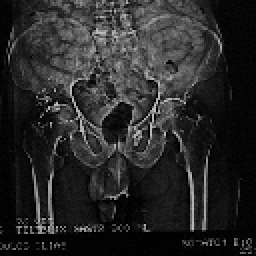
%> input picture Image Analysis and Artificial Vision/image processing assignments (x-ray)/askisi4_ImProc/Begetis_Nikolaos_piv0111_ImProc_Ask_4/images/Pelvis.bmp, 128 x 128 px (shown 2 times larger)
$ octave --eval "Program_4_b_gr_nbegetis;"   (GNU Octave 9; MATLAB toolbox functions it lacks are replaced by stand-ins)
%> lines starting %> are read from the running program, lines starting %| are printed output that depends on the picture
%%%%%%%%%%%%%%%%%%%%%%%%%%%%%%%%%%%%%%%%%%%%%%%%%%%%%%%%%%%%%%%%%%%%%%%%%%%
%% Author: Begetis Nikolaos - Postgraduate Student - Bioinformatics, ITMB
%% Supervisor: Cavouras Dionisis - Professor - ITMB
%% Course: Image Processing and Analysis
%% Function: This function uses a main program which calls all the
%% functions implementing the convolve, the median filter (p.11, class
%% notes) and the sharp filter (p.15, class notes) functions. More
%% specifically, we included these functions in the same program with the
%% low pass of smoothing smoothing mask, and what is more, in this version
%% of the program we involved also three more smoothing masks, four
%% laplacian masks and four high emphasis masks. When running the program
%% user is asked to select a filter and one of each kind of masks to apply
%% for the image processing.
%% Filename: Program_4_b_gr.m
%%%%%%%%%%%%%%%%%%%%%%%%%%%%%%%%%%%%%%%%%%%%%%%%%%%%%%%%%%%%%%%%%%%%%%%%%%%

% Program_4_gr_nbegetis: Read image and process with convolution, median
% filter or sharp filter (Graphics version). In this version of program we
% use all the masks we were taught in class.
function [] = Program_4_b_gr_nbegetis()
    clc; echo off; close all;
    %Put your images folder into the same folder as your .m program
    A=imread('./images/Pelvis.bmp');    % Pelvis.bmp HEAD6.BMP
%> A is the input picture: size 128x128 uint8; min 1, max 186, mean 40

    A = double(A);
%> A: size 128x128 double
    x = size(A, 1);
%> x = 128
    y = size(A, 2);
%> y = 128
    sprintf('x= %f  y= %f',x,y);

    Normalize_Matrix(A, 255);
%> in Normalize_Matrix, `max_A=max(max(A));`: max_A = 186
%> in Normalize_Matrix, `min_A=min(min(A));`: min_A = 1

%% Definitions of all the masks applied

% Low pass or smoothing masks in a 2D case, counted in the same order as in
% class notes (pp. 06-07).
    sm1 = [ 1, 1, 1;
            1, 1, 1;
            1, 1, 1];       % Low pass or smoothing Mask 1
    sm2 = [ 1, 1, 1;
            1, 2, 1;
            1, 1, 1];       % Low pass or smoothing Mask 2
    sm3 = [ 1, 2, 1;
            2, 4, 2;
            1, 2, 1];       % Low pass or smoothing Mask 3
    sm4 = [ 0, 1, 0;
            1, 1, 1;
            0, 1, 0];       % Low pass or smoothing Mask 4


% Laplacian filter masks in a 2D case, counted in the same order as in
% class notes (pp. 17-18).
    lm1 = [ 0, 1, 0;
            1,-4, 1;
            0, 1, 0];       % Laplacian Mask 1
    lm2 = [ 1, 1, 1;
            1, -8, 1;
            1, 1, 1];       % Laplacian Mask 2
    lm3 = [ 1, 2, 1;
            2,-12, 2;
            1, 2, 1];       % Laplacian Mask 3
    lm4 = [ -1, 2, -1;
            2, -4, 2;
            -1, 2, -1];     % Laplacian Mask 4


% High Emphasis filter masks in a 2D case, counted in the same order as in
% class notes (pp. 20-21).
    hem1 = [0, -1, 0;
            -1, 5, -1;
            0, -1, 0];      % HEM1 (High Emphasis Mask 1)
    hem2 = [-1, -1, -1;
            -1, 9, -1;
            -1, -1, -1];    % HEM1 (High Emphasis Mask 2)
    hem3 = [-1, -2, -1;
            -2, 13, -2;
            -1, -2, -1];    % HEM1 (High Emphasis Mask 3)
    hem4 = [1, -2, 1;
            -2, 5, -2;
            1, -2, 1];      % HEM1 (High Emphasis Mask 4)

    B=A;
    C=A;
    D=A;

    E=A;
    F=A;
    G=A;
    H=A;

    value=0;
    while value < 1 || value > 3
        value = input('Select the method to use for the image processing\n1. Convolution\n2. Median Filter\n3. Sharp Filter\nType selection (1-3):  ');
    end;
%> this loop made 1 pass; the answer given on pass 1: 1

    sm=0;lm=0;hem=0;
    switch value
        case 1
            [sm,lm,hem] = mask_selection(sm1,sm2,sm3,sm4,lm1,lm2,lm3,lm4,hem1,hem2,hem3,hem4);
%> the loop in mask_selection, `while (sm_choice < 1 || sm_choice > 4)` made 1 pass; the answer given on pass 1: 1
%> the loop in mask_selection, `while (lm_choice < 1 || lm_choice > 4)` made 1 pass; the answer given on pass 1: 1
%> the loop in mask_selection, `while (hem_choice < 1 || hem_choice > 4)` made 1 pass; the answer given on pass 1: 1
            tic
            B=convolve (A,sm);
            C=convolve (A,lm);
            D=convolve (A,hem);
        case 2
            tic
            B=median_filter(A);
        case 3
            [sm,lm,hem] = mask_selection(sm1,sm2,sm3,sm4,lm1,lm2,lm3,lm4,hem1,hem2,hem3,hem4);
            tic
            threshold = input('Select the threshold you want to use: \nType threshold (e.g. 0.1 - 50):  ');
            B=sharp(A,sm,threshold);
            C=sharp(A,lm,threshold);
            D=sharp(A,hem,threshold);
    end

    E=ampl_fft2(A);
    F=ampl_fft2(B);
    G=ampl_fft2(C);
    H=ampl_fft2(D);

    image_depth=255;
    B=Normalize_Matrix(B, image_depth);
    C=Normalize_Matrix(C, image_depth);
    D=Normalize_Matrix(D, image_depth);
    E=Normalize_Matrix(E, image_depth);
    F=Normalize_Matrix(F, image_depth);
    G=Normalize_Matrix(G, image_depth);
    H=Normalize_Matrix(H, image_depth);

    %==============PLOT IMAGES======================
    colormap('gray');
    subplot(2,2,1); imagesc(A); xlabel('Original Image');
    axis equal; axis([1 size(A,2) 1 size(A,1)]);

    subplot(2,2,2); imagesc(B); xlabel('Processed Image - Smoothing Mask');
    axis equal; axis([1 size(B,2) 1 size(B,1)]);

    subplot(2,2,3); imagesc(C); xlabel('Processed Image - Laplacian Mask');
    axis equal; axis([1 size(C,2) 1 size(C,1)]);

    subplot(2,2,4); imagesc(D); xlabel('Processed Image - High Emphasis Mask');
    axis equal; axis([1 size(D,2) 1 size(D,1)]);


    figure;

    colormap('gray');
    subplot(2,2,1); imagesc(E); xlabel('Original Image Spectrum');
    axis equal; axis([1 size(E,2) 1 size(E,1)]);

    subplot(2,2,2); imagesc(F); xlabel('Processed Image Spectrum - Smoothing Mask');
    axis equal; axis([1 size(F,2) 1 size(F,1)]);

    subplot(2,2,3); imagesc(G); xlabel('Original Image Spectrum - Laplacian Mask');
    axis equal; axis([1 size(G,2) 1 size(G,1)]);

    subplot(2,2,4); imagesc(H); xlabel('Processed Image Spectrum - High Emphasis Mask');
    axis equal; axis([1 size(H,2) 1 size(H,1)]);

    toc
end


function [B]=convolve (A, sm)
%> called with sm = [1 1 1; 1 1 1; 1 1 1]
% ---------------------------------------------
% convolution

    x = size(A,1);
%> x = 128
    y = size(A,2);
%> y = 128
    B = A;  % important for frame

    % Initialize
    mask=sm;
    mask=double(mask);
    sum_mask=sum(sum(mask));
    if sum_mask <=0
        sum_mask=1;
    end;

    %filter image
    for i=2:x-1
        for j=2:y-1
            value=0;
            icount=0;
            for ii=i-1:i+1
                icount=icount+1;
                jcount=0;
                for jj=j-1:j+1
                    jcount=jcount+1;
                    value=value+A(ii,jj)*mask(icount,jcount);
                end;
            end;
            if (value < 0)
                value=0;
            end;
            B(i,j)=value/sum_mask;
        end;
    end;
%> call 2 of convolve, with sm = [0 1 0; 1 -4 1; 0 1 0]
%> after the loop in convolve (call 2), `for i=2:x-1`:
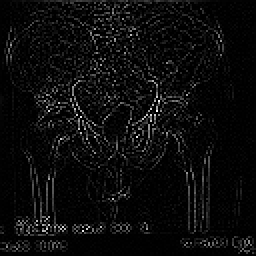
%> B: size 128x128 double (shown 2 times larger); min 0, max 472, mean 22.8; drawn with min black and max white
%> call 3 of convolve, with sm = [0 -1 0; -1 5 -1; 0 -1 0]
%> after the loop in convolve (call 3), `for i=2:x-1`:
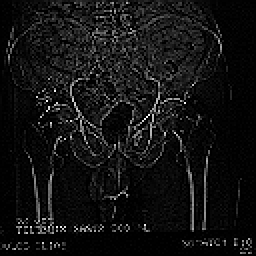
%> B: size 128x128 double (shown 2 times larger); min 0, max 727, mean 53.5; drawn with min black and max white
end


% [75 lines left out: functions median_filter, sharp, not called in this run]


function [C]=ampl_fft2(A)
    x=size(A,1);
    y=size(A,2);

    %/*--------   2D - FFT  ---------*/
    for i=1:x
        for j=1:y
            if (rem((i+j),2) == 1)
                A(i,j)=-A(i,j);
            else
                A(i,j)= A(i,j);
            end;
        end;
    end;
    C=fft2(A);
    C=round(10.0 * log(abs(C)+1));
end


function [C]=Normalize_Matrix(A,tones)
    max_A=max(max(A));
    min_A=min(min(A));
    min_A=0;
    C=(A-min_A)*(tones)/(max_A-min_A); %back to 0-(tones)
end


function [sm,lm,hem] = mask_selection(sm1,sm2,sm3,sm4,lm1,lm2,lm3,lm4,hem1,hem2,hem3,hem4)
    sm=0;lm=0;hem=0;sm_choice=0;lm_choice=0;hem_choice=0;
    while (sm_choice < 1 || sm_choice > 4)
    % Selection of the exact smoothing mask to be used with the filter
        disp('Select the Low Pass or SMOOTHING MASK you want to use with the above method');
        disp('1. ');disp(sm1);disp('2. ');disp(sm2);disp('3. ');disp(sm3);disp('4. ');disp(sm4);
        sm_choice = input('Type selection (1-4):  ');
        if (sm_choice == 1) sm=sm1; elseif (sm_choice == 2) sm=sm2; elseif (sm_choice == 3) sm=sm3; else sm=sm4; end;
    end;
    while (lm_choice < 1 || lm_choice > 4)
    % Selection of the exact laplacian mask to be used with the filter
        disp('Select the LAPLACIAN MASK you want to use with the above method');
        disp('1. ');disp(lm1);disp('2. ');disp(lm2);disp('3. ');disp(lm3);disp('4. ');disp(lm4);
        lm_choice = input('Type selection (1-4):  ');
        if (lm_choice == 1) lm=lm1; elseif (lm_choice == 2) lm=lm2; elseif (lm_choice == 3) lm=lm3; else lm=lm4; end;
    end;
    while (hem_choice < 1 || hem_choice > 4)
    % Selection of the exact high emphasis mask to be used with the filter
        disp('Select the HIGH EMPHASIS MASK you want to use with the above method');
        disp('1. ');disp(hem1);disp('2. ');disp(hem2);disp('3. ');disp(hem3);disp('4. ');disp(hem4);
        hem_choice = input('Type selection (1-4):  ');
        if (hem_choice == 1) hem=hem1; elseif (hem_choice == 2) hem=hem2; elseif (hem_choice == 3) hem=hem3; else hem=hem4; end;
    end;
end
%> after the loop in ampl_fft2 (call 2), `for i=1:x`:
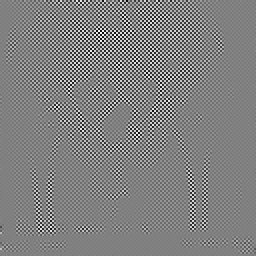
%> A: size 128x128 double (shown 2 times larger); min -160.1, max 157.8, mean 0; drawn with min black and max white
%> after the loop in ampl_fft2 (call 3), `for i=1:x`:
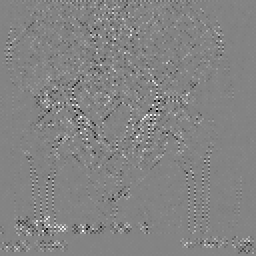
%> A: size 128x128 double (shown 2 times larger); min -472, max 440, mean -0.2; drawn with min black and max white
%> after the loop in ampl_fft2 (call 4), `for i=1:x`:
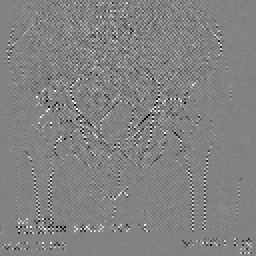
%> A: size 128x128 double (shown 2 times larger); min -727, max 698, mean -0.1; drawn with min black and max white
%> call 6 of Normalize_Matrix, with tones = 255
%> in Normalize_Matrix (call 6), `min_A=min(min(A));`: min_A = 22
%> in Normalize_Matrix (call 6), `C=(A-min_A)*(tones)/(max_A-min_A);`:
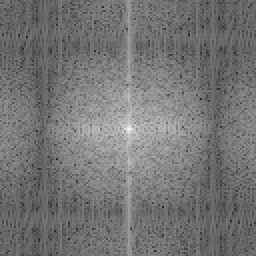
%> C: size 128x128 double (shown 2 times larger); min 41.87, max 255, mean 117
%> call 8 of Normalize_Matrix, with tones = 255
%> in Normalize_Matrix (call 8), `max_A=max(max(A));`: max_A = 137
%> in Normalize_Matrix (call 8), `min_A=min(min(A));`: min_A = 44
%> in Normalize_Matrix (call 8), `C=(A-min_A)*(tones)/(max_A-min_A);`:
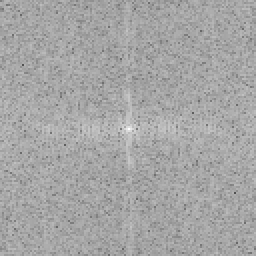
%> C: size 128x128 double (shown 2 times larger); min 81.9, max 255, mean 166.4

$ run again, with Image Analysis and Artificial Vision/image processing assignments (x-ray)/askisi4_ImProc/Begetis_Nikolaos_piv0111_ImProc_Ask_4/images/HEAD6.BMP copied over Image Analysis and Artificial Vision/image processing assignments (x-ray)/askisi4_ImProc/Begetis_Nikolaos_piv0111_ImProc_Ask_4/images/Pelvis.bmp
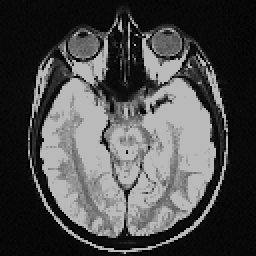
%> input picture Image Analysis and Artificial Vision/image processing assignments (x-ray)/askisi4_ImProc/Begetis_Nikolaos_piv0111_ImProc_Ask_4/images/HEAD6.BMP, 128 x 128 px (shown 2 times larger)
%> in Program_4_b_gr_nbegetis, A is the input picture: size 128x128 uint8; min 1, max 186, mean 74.3
%> max_A = 186
%> min_A = 1
%> the loop in Program_4_b_gr_nbegetis, `while value < 1 || value > 3` made 1 pass; the answer given on pass 1: 1
%> the loop in mask_selection, `while (sm_choice < 1 || sm_choice > 4)` made 1 pass; the answer given on pass 1: 1
%> the loop in mask_selection, `while (lm_choice < 1 || lm_choice > 4)` made 1 pass; the answer given on pass 1: 1
%> the loop in mask_selection, `while (hem_choice < 1 || hem_choice > 4)` made 1 pass; the answer given on pass 1: 1
%> after the loop in ampl_fft2 (call 4), `for i=1:x`:
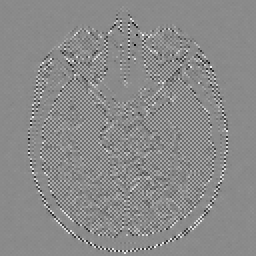
%> A: size 128x128 double (shown 2 times larger); min -904, max 760, mean -0.7; drawn with min black and max white
%> max_A = 142
%> min_A = 46
%> in Normalize_Matrix (call 8), `C=(A-min_A)*(tones)/(max_A-min_A);`:
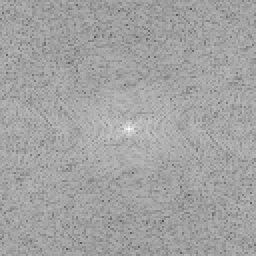
%> C: size 128x128 double (shown 2 times larger); min 82.61, max 255, mean 163.1
